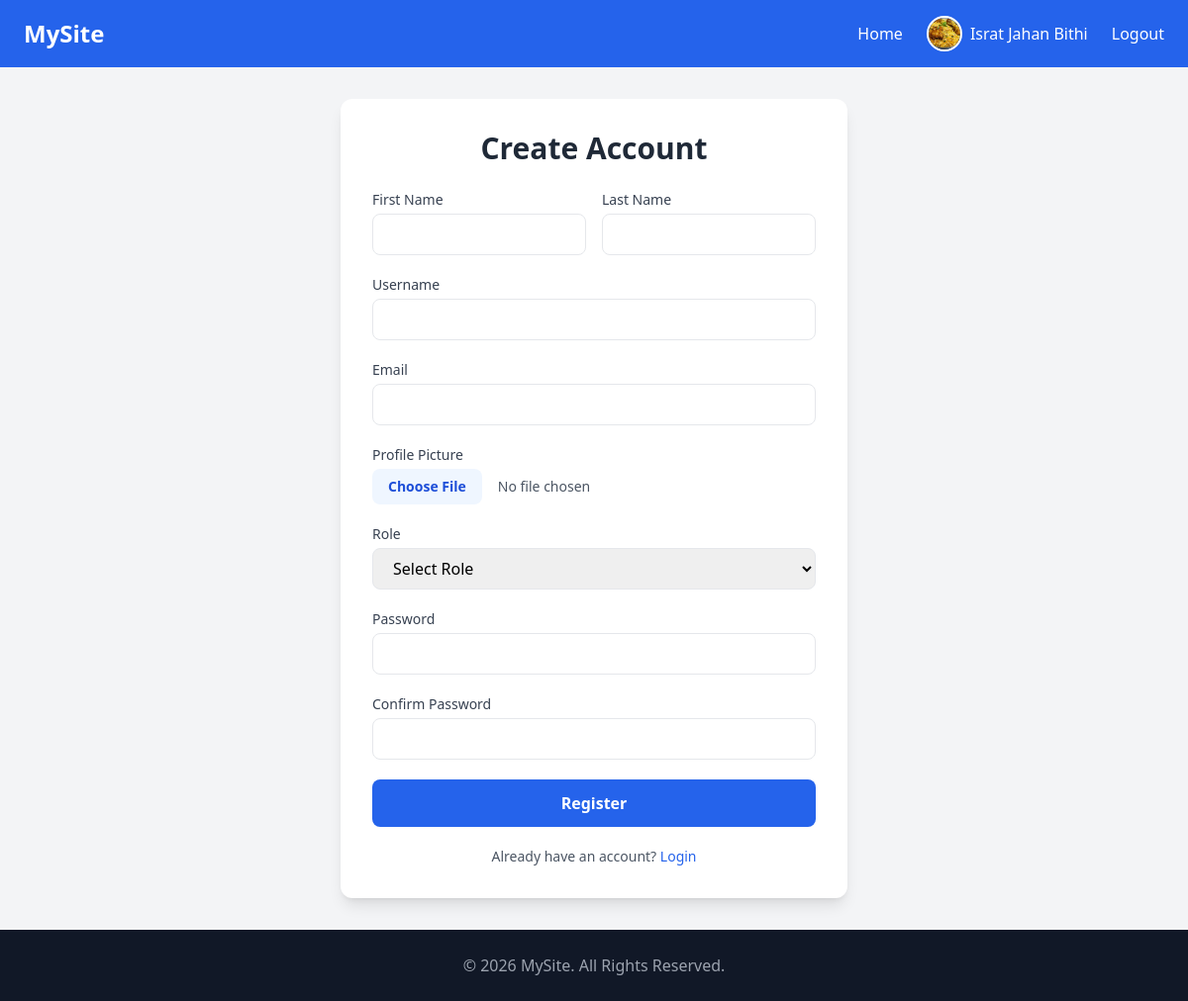
Page /register/ (signed in) on the committed database.
### accounts/models.py (models this page shows)
class CustomUser(AbstractUser):
    ROLE_CHOICES = (
        ('job_seeker', 'Job Seeker'),
        ('recruiter', 'Recruiter')
    )
    profile_picture = models.ImageField(upload_to='profile/', null = True, blank = True)
    role = models.CharField(max_length = 30, choices = ROLE_CHOICES)

### accounts/views.py (the view, shortened to what this page needs)
# urls.py: path('register/', views.register, name='register'),
def register(request):
    return render(request, 'accounts/register.html')

### templates/accounts/register.html (shortened to what this page needs)
{% extends 'base.html' %}
{% block content %}
<div class="flex justify-center m-8">
    <div class="bg-white w-full max-w-lg p-8 rounded-xl shadow-lg">
        <h2 class="text-3xl font-bold text-center mb-6 text-gray-800">
            Create Account
        </h2>
        <form method="POST" enctype="multipart/form-data" class="space-y-5">
            <div class="grid grid-cols-2 gap-4">
                <div>
                    <label class="block mb-1 text-sm font-medium text-gray-700">First Name</label>
                    <input type="text" name="first_name" required
                        class="w-full px-4 py-2 border rounded-lg focus:ring-2 focus:ring-blue-500 outline-none">
                </div>
                <div>
                    <label class="block mb-1 text-sm font-medium text-gray-700">Last Name</label>
                    <input type="text" name="last_name" required
                        class="w-full px-4 py-2 border rounded-lg focus:ring-2 focus:ring-blue-500 outline-none">
                </div>
            </div>
            <div>
                <label class="block mb-1 text-sm font-medium text-gray-700">Username</label>
                <input type="text" name="username" required
                    class="w-full px-4 py-2 border rounded-lg focus:ring-2 focus:ring-blue-500 outline-none">
            </div>
            <div>
                <label class="block mb-1 text-sm font-medium text-gray-700">Email</label>
                <input type="email" name="email" required
                    class="w-full px-4 py-2 border rounded-lg focus:ring-2 focus:ring-blue-500 outline-none">
            </div>
            <div>
                <label class="block mb-1 text-sm font-medium text-gray-700">Profile Picture</label>
                <input type="file" name="profile_picture" accept="image/*" class="w-full text-sm text-gray-600 file:mr-4 file:py-2 file:px-4
                           file:rounded-lg file:border-0 file:text-sm
                           file:font-semibold file:bg-blue-50 file:text-blue-700
                           hover:file:bg-blue-100">
            </div>
            <div>
                <label class="block mb-1 text-sm font-medium text-gray-700">Role</label>
                <select name="role" required
                    class="w-full px-4 py-2 border rounded-lg focus:ring-2 focus:ring-blue-500 outline-none">
                    <option value="">Select Role</option>
                </select>
            </div>
            <div>
                <label class="block mb-1 text-sm font-medium text-gray-700">Password</label>
                <input type="password" name="password" required
                    class="w-full px-4 py-2 border rounded-lg focus:ring-2 focus:ring-blue-500 outline-none">
            </div>
            <div>
                <label class="block mb-1 text-sm font-medium text-gray-700">Confirm Password</label>
                <input type="password" name="confirm_password" required
                    class="w-full px-4 py-2 border rounded-lg focus:ring-2 focus:ring-blue-500 outline-none">
            </div>
            <button type="submit"
                class="w-full bg-blue-600 text-white py-3 rounded-lg font-semibold hover:bg-blue-700 transition">
                Register
            </button>
            <p class="text-center text-sm text-gray-600">
                Already have an account?
                <a href="{% url 'login' %}" class="text-blue-600 font-medium hover:underline">Login</a>
            </p>
        </form>
    </div>
</div>
{% endblock %}

### templates/includes/header.html
<nav class="bg-blue-600 text-white">
    <div class="max-w-7xl mx-auto px-6 py-4 flex justify-between items-center">
        <a href="{% url 'home' %}" class="text-2xl font-bold">MySite</a>
        <div class="flex items-center space-x-6">
            <a href="{% url 'home' %}" class="hover:underline">Home</a>
            {% if request.user.is_authenticated %}
            <div class="flex items-center space-x-2">
                {% if request.user.profile_picture %}
                <img src="{{ request.user.profile_picture.url }}"
                    class="w-9 h-9 rounded-full border-2 border-white object-cover" alt="Profile">
                {% endif %}
                <a href="{% url 'profile' %}" class="hover:underline">{{ request.user.get_full_name }} </a>
            </div>
            <a href="{% url 'logout' %}" class="hover:underline">Logout</a>
            {% else %}
            <a href="{% url 'register' %}" class="hover:underline">Register</a>
            <a href="{% url 'login' %}" class="hover:underline">Login</a>
            {% endif %}
        </div>
    </div>
</nav>

### rows in the picture
CustomUser: user.profile_picture (picture), user.get_full_name "Israt Jahan Bithi"
